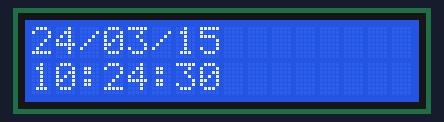
Simulated run of this program. Board: Raspberry Pi (BCM pin numbers). On the bench: 16×2 character LCD. The clock reads 2024-03-15 10:24:30 at power-on unless the program sets it.

Above: at 0.1 s.
At 4.1 s:
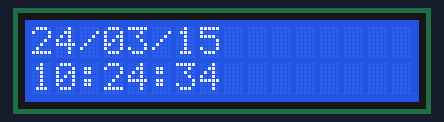
At 9.1 s:
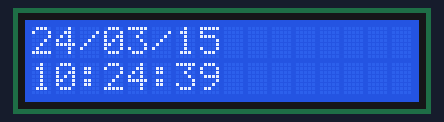
At 19.1 s:
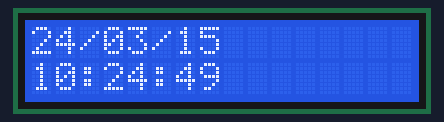
At 28.1 s:
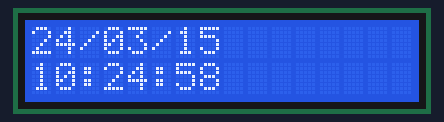
At 38.1 s:
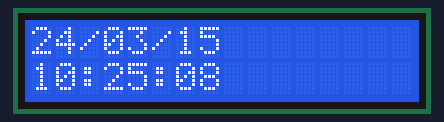

The program:

rtc2lcd.py
```python
#!/usr/bin/env python
from smbus2 import SMBus
import time
from datetime import datetime
from lcd_enums import lcd_cmd, lcd_cmd_param
from lcd_utils import lcd_command, lcd_writeMessage

i2c = SMBus(1) #Raspberry pi のi2cバスの1番を指定

# AQM0802 LCD の初期化
def init ():
        #初期化
        lcd_command(i2c, lcd_cmd.lcd_function_set, lcd_cmd_param.lcd_function_set_data_width + lcd_cmd_param.lcd_function_set_lines)
        #拡張コマンド切り替え
        lcd_command(i2c, lcd_cmd.lcd_function_set, lcd_cmd_param.lcd_function_set_data_width + lcd_cmd_param.lcd_function_set_lines + lcd_cmd_param.lcd_function_set_ext)
        #周波数セット
        lcd_command(i2c, lcd_cmd.lcd_ext_osc_freq, lcd_cmd_param.lcd_ext_osc_freq_typical)
        #コントラスト下位
        lcd_command(i2c, lcd_cmd.lcd_ext_contrast, lcd_cmd_param.lcd_ext_contrast_typical)
        #コントラスト上位
        lcd_command(i2c, lcd_cmd.lcd_ext_pwiccn, lcd_cmd_param.lcd_ext_pwiccn_boost + lcd_cmd_param.lcd_ext_pwiccn_contrast_3V)
        #増幅率
        lcd_command(i2c, lcd_cmd.lcd_ext_follower, lcd_cmd_param.lcd_ext_follower_on + lcd_cmd_param.lcd_ext_follower_pow_typical)
        #基本コマンド切り替え
        lcd_command(i2c, lcd_cmd.lcd_function_set, lcd_cmd_param.lcd_function_set_data_width + lcd_cmd_param.lcd_function_set_lines)
        #ディスプレイオン
        lcd_command(i2c, lcd_cmd.lcd_display, lcd_cmd_param.lcd_display_on)
        #クリア
        lcd_command(i2c, lcd_cmd.lcd_clear,lcd_cmd_param.lcd_noparam)


# メインループ
prevline1 = ""
prevline2 = ""

init ()
while 1:

        dt = datetime.now()

        line1 = dt.strftime('%y/%m/%d')
        line2 = dt.strftime('%H:%M:%S')

        if line1 != prevline1: #一行目
                lcd_command(i2c, lcd_cmd.lcd_set_ddram_address, lcd_cmd_param.lcd_set_ddram_address_line1)
                lcd_writeMessage(i2c, line1)
                prevline1 = line1

        if line2 != prevline2: #二行目
                lcd_command(i2c, lcd_cmd.lcd_set_ddram_address, lcd_cmd_param.lcd_set_ddram_address_line2)
                lcd_writeMessage(i2c, line2)
                prevline2 = line2

        time.sleep(0.25)
```

lcd_enums.py
```python
from enum import IntEnum

class lcd_reg_addr(IntEnum):  # AQM0802 LCDレジスタアドレス
    lcd_command = 0x00
    lcd_data = 0x40


class lcd_cmd(IntEnum):  # AQM0802 LCDコマンド
    lcd_clear = 0x01  # LCDクリア
    lcd_home = 0x02  # リターンホーム
    lcd_entry_mode = 0x04  # エントリーモード
    lcd_display = 0x08  # ディスプレイ制御 通常 0x08+0x04=0x0C
    lcd_function_set = 0x20  # 通常 0x20+0x10+0x08=0x38 もしくは0x39(拡張インストラクション)
    lcd_set_ddram_address = 0x80  # DDRAM アドレスの指定
    lcd_ext_osc_freq = 0x10  # 下三ビットで周波数指定 通常 0x10+0x04 = 0x14
    lcd_ext_pwiccn = 0x50  # 下二ビットでコントラスト上位二ビット指定 通常 0x50+0x04+0x02 = 0x56
    lcd_ext_follower = 0x60  # 下三ビットで増幅率指定 通常 0x60+0x08+0x04= 0x6c
    lcd_ext_contrast = 0x70  # 下四ビットでコントラスト下位四ビット指定 通常0x70+0x00=0x70


class lcd_cmd_param(IntEnum):  # AQM0802 LCDコマンドのパラメーター
    lcd_noparam = 0x00 # フラグ無し
    lcd_entry_cur_dir = 0x02  # カーソル方向 増加/減数
    lcd_entry_shift = 0x01  # シフトのON/OFF
    lcd_display_on = 0x04  # ディスプレイオン
    lcd_display_cursor = 0x02  # カーソルオン
    lcd_display_cursol_pos = 0x01  # カーソル点滅オン
    lcd_function_set_data_width = 0x10  # 8bit/4bit
    lcd_function_set_lines = 0x08  # 2ライン/1ライン
    lcd_function_set_dh_font = 0x04  # 二倍高フォント使用
    lcd_function_set_ext = 0x01  # 拡張インストラクション
    lcd_set_ddram_address_line1 = 0x00  # 一行目
    lcd_set_ddram_address_line2 = 0x40  # 二行目
    lcd_ext_osc_freq_bias = 0x08  # 1/4bias / 1/5bias
    lcd_ext_osc_freq_typical = 0x04
    lcd_ext_pwiccn_icon = 0x08  # Icon
    lcd_ext_pwiccn_boost = 0x04  # Boost
    lcd_ext_pwiccn_contrast_3V = 0x02  # 3V電源時のコントラスト
    lcd_ext_follower_on = 0x08  # 増幅オン
    lcd_ext_follower_pow_typical = 0x04  # 通常の幅率
    lcd_ext_contrast_typical = 0x00  # 通常の値

lcd_addr=0x3e #AQM0802 LCD I2Cアドレス

usec_sec = 1000000 #一秒のマイクロ秒
# コマンドの実行時間から計算するディレイ(秒(マイクロ秒から換算)) 380kHzの場合の実行時間の二倍程度
cmd_delay = {lcd_cmd.lcd_clear:2000/usec_sec,
             lcd_cmd.lcd_home:2000/usec_sec,
             lcd_cmd.lcd_entry_mode:50/usec_sec,
             lcd_cmd.lcd_display:50/usec_sec,
             lcd_cmd.lcd_function_set:50/usec_sec,
             lcd_cmd.lcd_set_ddram_address:50/usec_sec,
             lcd_cmd.lcd_ext_osc_freq:50/usec_sec,
             lcd_cmd.lcd_ext_pwiccn:50/usec_sec,
             lcd_cmd.lcd_ext_follower:50/usec_sec,
             lcd_cmd.lcd_ext_contrast:50/usec_sec}

#データ出力のディレイ(マイクロ秒)
write_delay = 50/usec_sec
```

lcd_utils.py
```python
import time
from lcd_enums import lcd_cmd, lcd_cmd_param, lcd_reg_addr, lcd_addr, cmd_delay, write_delay
from smbus2 import SMBus

''' Raspberry pi だとマイクロ秒単位のスリープが可能なので削除
def busyloop(sec:float):
    st = time.perf_counter()
    while time.perf_counter() - st < sec:
        pass
'''

def lcd_delay(sec:float):
    '''LCDの動作を待機する
    Args:
        sec: float 待機時間
    '''
    #print("sleep %f" % sec)
    time.sleep(sec)


def lcd_command(i2c:SMBus, cmd:lcd_cmd, prm:int):
    '''AQM0802 液晶にコマンドを送付する
    Args:
        i2c: SMBus i2cライブラリ
        cmd: lcd_cmd コマンドデータ
        prm: int コマンドパラメーター
    '''
    #print("cmd %x" % (cmd+prm))
    i2c.write_byte_data(lcd_addr, lcd_reg_addr.lcd_command, cmd + prm)
    lcd_delay(cmd_delay[cmd])


def lcd_writeMessage(i2c:SMBus, message:str):
    '''AQM0802 液晶に表示文字列を送付する
    Args:
        i2c: SMBus i2cライブラリ
        message: str 表示データ(ASCIIコード+半角カナ AQM0802の資料を参照のこと)
    '''
    charcode_list = []
    for message_char in message:
        charcode_list.append(ord(message_char))
    i2c.write_i2c_block_data(lcd_addr, lcd_reg_addr.lcd_data, charcode_list)
    lcd_delay(write_delay)
```

Measured:
- what the display in image 0 shows lasts 1.0 s, from 0.0 s to 1.0 s
